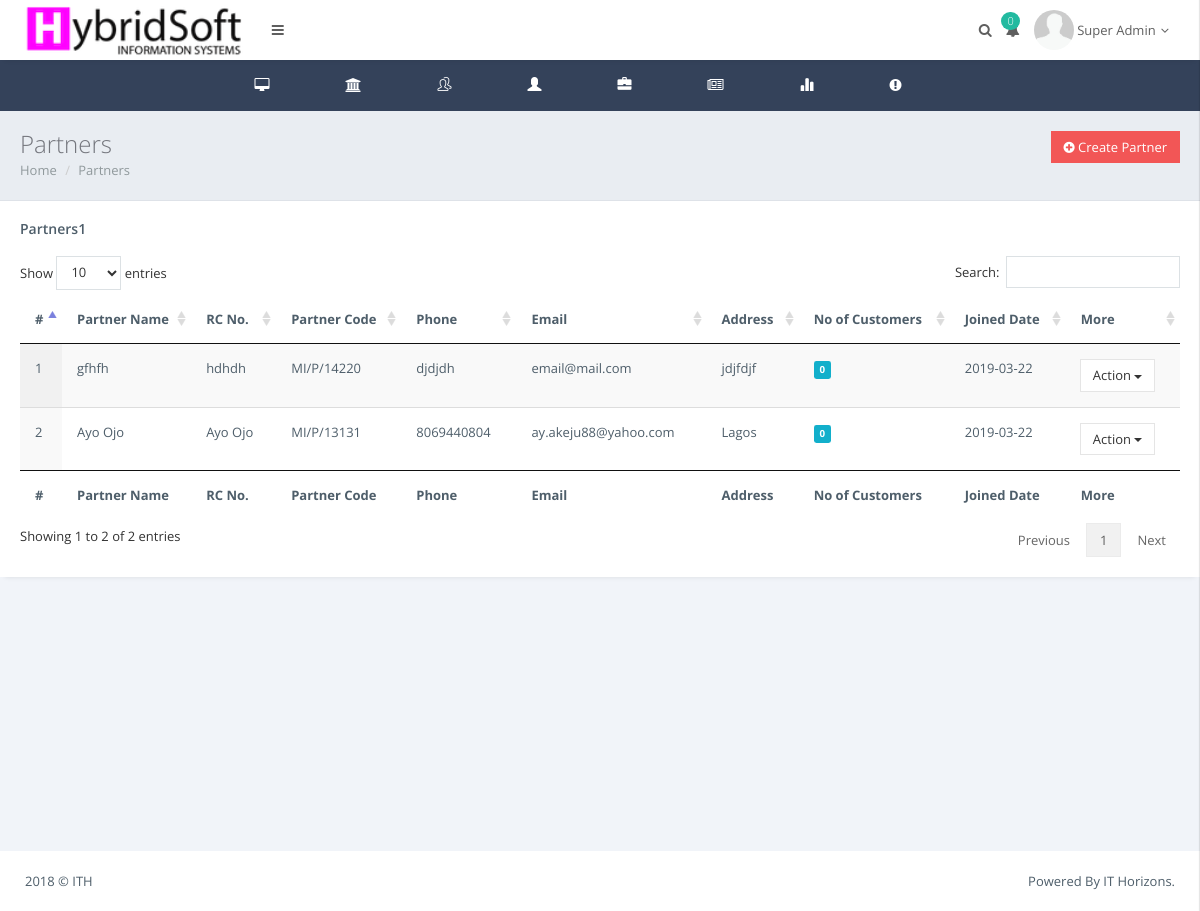
The page /admin/manageP.php (signed in) on the database its author committed.
### tables this page shows
CREATE TABLE `users` (
  `user_id` int(10) NOT NULL,
  `username` varchar(50) NOT NULL,
  `rc` varchar(12) NOT NULL,
  `telephone` varchar(12) NOT NULL,
  `email` varchar(50) NOT NULL,
  `address` text NOT NULL,
  `city` varchar(50) NOT NULL,
  `state` varchar(50) NOT NULL,
  `dob` date NOT NULL,
  `lastname` varchar(50) NOT NULL,
  `firstname` varchar(50) NOT NULL,
  `middlename` varchar(50) NOT NULL,
  `password` varchar(255) NOT NULL,
  `role_id` int(11) NOT NULL,
  `nfname` varchar(200) NOT NULL,
  `nlname` varchar(200) NOT NULL,
  `nphone` varchar(200) NOT NULL,
  `nemail` varchar(200) NOT NULL,
  `naddress` text NOT NULL,
  `created` date NOT NULL,
  `createdby` int(11) NOT NULL
);

CREATE TABLE `ipartner` (
  `id` int(11) NOT NULL,
  `insurance_id` int(11) NOT NULL,
  `partner_id` int(11) NOT NULL,
  `pcode` varchar(10) NOT NULL
);

### admin/index.php (called while the page is built, shortened)
<?php
include_once "../db.php";
if (isset($_SESSION["id"])){
    $user_id = $_SESSION["id"];
    $userQuery = "SELECT * FROM users WHERE user_id = '$user_id'";
    $result = mysqli_query($con, $userQuery);
    $user = mysqli_fetch_assoc($result);
    $name=$user['firstname']." ".$user['lastname'];
    $uid=$user['user_id'];
    $ins_comp=$con->query("SELECT insurance_id FROM iuser WHERE user_id='$uid'");
    $ra=$ins_comp->fetch_array();
    $i_id=$ra['insurance_id'];
}else{
    header('Location:../index.php');
}
?>

### admin/manageP.php (the view, shortened to what this page needs)
<!DOCTYPE html>
<html>
    <head>
        <link href="../res/plugins/pace-master/themes/blue/pace-theme-flash.css" rel="stylesheet"/>
        <link href="../res/plugins/uniform/css/uniform.default.min.css" rel="stylesheet"/>
        <link href="../res/plugins/bootstrap/css/bootstrap.min.css" rel="stylesheet" type="text/css"/>
        <link href="../res/plugins/fontawesome/css/font-awesome.css" rel="stylesheet" type="text/css"/>
        <link href="../res/plugins/line-icons/simple-line-icons.css" rel="stylesheet" type="text/css"/>
        <link href="../res/plugins/offcanvasmenueffects/css/menu_cornerbox.css" rel="stylesheet" type="text/css"/>
        <link href="../res/plugins/waves/waves.min.css" rel="stylesheet" type="text/css"/>
        <link href="../res/plugins/switchery/switchery.min.css" rel="stylesheet" type="text/css"/>
        <link href="../res/plugins/3d-bold-navigation/css/style.css" rel="stylesheet" type="text/css"/>
        <link href="../res/plugins/slidepushmenus/css/component.css" rel="stylesheet" type="text/css"/>
        <link href="../res/plugins/datatables/css/jquery.datatables.min.css" rel="stylesheet" type="text/css"/>
        <link href="../res/plugins/datatables/css/jquery.datatables_themeroller.css" rel="stylesheet" type="text/css"/>
        <link href="../res/plugins/x-editable/bootstrap3-editable/css/bootstrap-editable.css" rel="stylesheet" type="text/css">
        <link href="../res/plugins/bootstrap-datepicker/css/datepicker3.css" rel="stylesheet" type="text/css"/>
        <link href="../res/css/modern.css" rel="stylesheet" type="text/css"/>
        <link href="../res/css/themes/white.css" class="theme-color" rel="stylesheet" type="text/css"/>
        <link href="../res/css/custom.css" rel="stylesheet" type="text/css"/>
    </head>
    <?php include 'nav.php'; ?>
<div class="page-inner">
    <div class="page-title">
        <a href="partner.php" class="pull-right btn btn-danger"><i class="fa fa-plus-circle"></i> Create Partner</a>
        <h3>Partners </h3>
        <div class="page-breadcrumb">
            <ol class="breadcrumb">
                <li><a href="home.php">Home</a></li>
                <li><a href="#">Partners</a></li>
            </ol>
        </div>
    </div>
     <div class="row">
        <div class="col-md-12">
            <div class="panel panel-white">
                <div class="panel-heading clearfix">
                    <h4 class="panel-title">Partners<?php echo $uid?></h4>
                </div>
                <div class="panel-body">
                   <div class="table-responsive">
                    <table id="example" class="display table" style="width: 100%; cellspacing: 0;">
                        <thead>
                             <tr>
                                <th>#</th>
                                <th>Partner Name</th>
                                <th>RC No.</th>
                                <th>Partner Code</th>
                                <th>Phone</th>
                                <th>Email</th>
                                <th>Address</th>
                                <th>No of Customers</th>
                                <th>Joined Date</th>
                                <th>More</th>
                            </tr>
                        </thead>
                        <tfoot>
                            <tr>
                                <th>#</th>
                                <th>Partner Name</th>
                                <th>RC No.</th>
                                <th>Partner Code</th>
                                <th>Phone</th>
                                <th>Email</th>
                                <th>Address</th>
                                <th>No of Customers</th>
                                <th>Joined Date</th>
                                <th>More</th>
                            </tr>
                        </tfoot>
                        <tbody>
                            <?php
                            $pr=$con->query("SELECT users.user_id, users.rc, users.firstname, users.lastname, users.telephone, users.email, users.created,users.address, ipartner.pcode, ipartner.insurance_id FROM
                             users, ipartner WHERE users.user_id=ipartner.partner_id AND ipartner.insurance_id='$i_id'     " );
                            $counter=0;
                            while($ro=$pr->fetch_array()){
                                $id=$ro['user_id'];
                                $mk=$con->query("SELECT count(policy) AS policy FROM transaction WHERE insurance_id='$i_id' AND partner_id='$id'");
                                $r=$mk->fetch_array();
                                $no= $r['policy'];
                            ?>
                            <tr>
                                <td><?php echo ++$counter; ?></td>
                                <td><?php echo $ro['firstname']." ".$ro['lastname']; ?></td>
                                <td><?php echo $ro['rc']; ?></td>
                                <td><?php echo $ro['pcode']; ?></td>
                                <td><?php echo $ro['telephone']; ?></td>
                                <td><?php echo $ro['email']; ?></td>
                                <td><?php echo $ro['address']; ?></td>
                                <td><label class="label label-info"><?php  echo $no; ?></label></td>
                                <td><?php echo $ro['created']; ?></td>
                                <td>
                                    <div class="input-group-btn pull-left">
                                        <button type="button" class="btn btn-default dropdown-toggle" data-toggle="dropdown" aria-expanded="false">Action <span class="caret"></span></button>
                                    </div>
                                </td>
                            </tr>
                            <?php } ?>
                        </tbody>
                       </table>
                    </div>
                </div>
            </div>
        </div>
    </div>
</div>
 <?php
 include 'tfoot.php';
 ?>

### admin/nav.php (shortened to what this page needs)
<?php
include_once "index.php";?>
    <body class="page-header-fixed page-horizontal-bar">
        <main class="page-content content-wrap">
            <div class="navbar">
                <div class="navbar-inner">
                    <div class="logo-box" style="background: #fff;">
                        <a href="home.php" class="logo-text">
                            <span>
                                <img src="../assets/images/logo2.png" height="54" alt=""/>
                            </span></a>
                    </div>
                    <div class="topmenu-outer">
                        <div class="top-menu">
                            <ul class="nav navbar-nav navbar-left">
                                <li>
                                    <a href="javascript:void(0);" class="waves-effect waves-button waves-classic sidebar-toggle"><i class="fa fa-bars"></i></a>
                                </li>
                            </ul>
                            <ul class="nav navbar-nav navbar-right">
                                <li>
                                    <a href="javascript:void(0);" class="waves-effect waves-button waves-classic show-search"><i class="fa fa-search"></i></a>
                                </li>
                                <?php
                                        $usrx=$con->query("SELECT count(distinct user_id) AS customer, count(policy) AS policy, sum(premium) AS premium FROM transaction WHERE insurance_id='$i_id' AND status='Active' ");
                                        $ru2=$usrx->fetch_array();
                                        $n=$ru2['policy'];
                                        ?>
                                <li class="dropdown">
                                    <a href="#" class="dropdown-toggle waves-effect waves-button waves-classic" data-toggle="dropdown"><i class="fa fa-bell"></i><span class="badge badge-success pull-right"><?php echo $n;?></span></a>
                                </li>
                                <li class="dropdown">
                                    <a href="#" class="dropdown-toggle waves-effect waves-button waves-classic" data-toggle="dropdown">
                                        <img class="img-circle avatar" src="../res/images/avatar1.png" width="40" height="40" alt="">
                                        <span class="user-name"><?php echo $name; ?><i class="fa fa-angle-down"></i></span>
                                    </a>
                                </li>
                                <li>
                                    <a href="javascript:void(0);"  id="showRight"></a>
                                </li>
                            </ul>
                        </div>
                    </div>
                </div>
            </div>
            <div class="horizontal-bar sidebar">
                <div class="page-sidebar-inner slimscroll">
                    <ul class="menu accordion-menu">
                        <li><a href="home.php" class="waves-effect waves-button"><span class="menu-icon fa fa-desktop"></span><p>Dashboard</p></a></li>
                        <li class="droplink"><a href="#" class="waves-effect waves-button"><span class="menu-icon fa fa-bank"></span><p>Partners</p><span class="arrow"></span></a>
                        </li>
                        <li class="droplink"><a href="#" class="waves-effect waves-button"><span class="menu-icon icon-users"></span><p>Customers</p><span class="arrow"></span></a>
                        </li>
                        <li class="droplink"><a href="#" class="waves-effect waves-button"><span class="menu-icon glyphicon glyphicon-user"></span><p>Marketers</p><span class="arrow"></span></a>
                        </li>
                        <li class="droplink"><a href="#" class="waves-effect waves-button"><span class="menu-icon glyphicon glyphicon-briefcase"></span><p>Claims</p><span class="arrow"></span></a>
                        </li>
                        <li class="droplink"><a href="#" class="waves-effect waves-button"><span class="menu-icon fa fa-newspaper-o"></span><p>Products</p><span class="arrow"></span></a>
                        </li>
                        <li><a href="report.php" class="waves-effect waves-button"><span class="menu-icon glyphicon glyphicon-stats"></span><p>Reporting</p></a></li>
                        <li><a href="complain.php" class="waves-effect waves-button"><span class="menu-icon fa fa-exclamation-circle"></span><p>Complians</p></a></li>
                    </ul>
                </div>
            </div>

### res/css/themes/white.css (style rules this page uses)
.page-content { background: #34425A; }
.navbar .logo-box { background: #fff; }
.navbar .logo-box a { color: #5f5f5f; }
.sidebar { background: #34425A; }
.menu { background: #34425A; }
.menu.accordion-menu a { color: #899dc1; }

### rows shown on the page
users: name "Super Admin", user_id "1"
users: firstname "gfhfh", rc "hdhdh", ipartner.pcode "MI/P/14220", telephone "djdjdh", email "email@mail.com", address "jdjfdjf", no "0", created "2019-03-22"
users: firstname "Ayo Ojo", rc "Ayo Ojo", ipartner.pcode "MI/P/13131", telephone "8069440804", email "ay.akeju88@yahoo.com", address "Lagos", no "0", created "2019-03-22"

### other values the page prints
$n "0"
